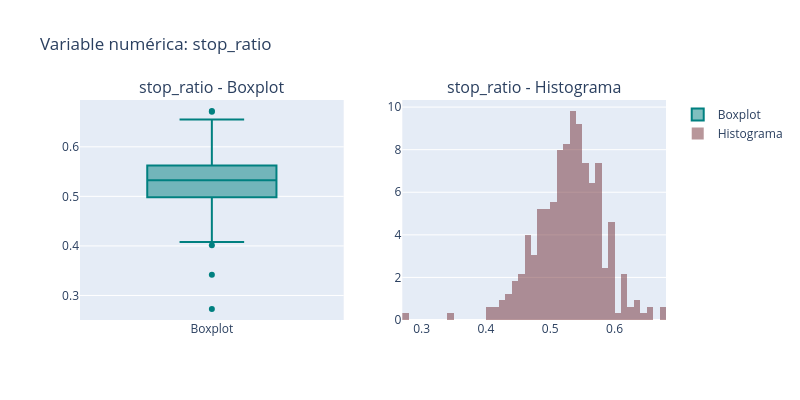
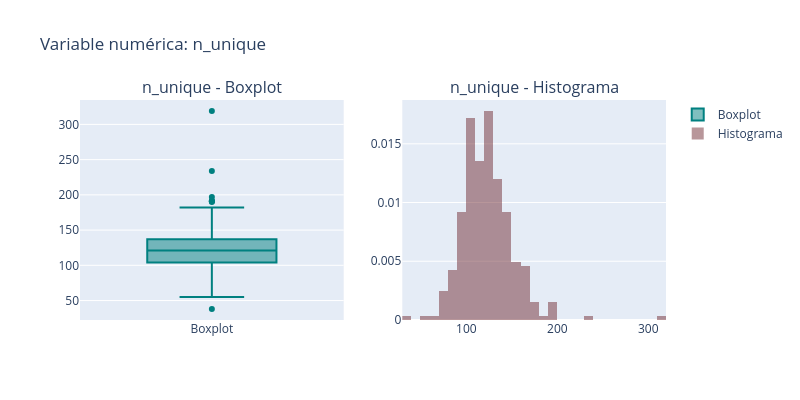

Here is the notebook cell these charts were saved with, in order:
### Code cell
analisis_songs2.plot_num()

### Figure 1 — Plotly figure (JSON) as saved in the notebook; plotly's stock layout.template omitted (floating-point values rounded to 4 significant figures; data arrays with more than 128 entries replaced by an {"elided": "..."} marker saying what was removed)
{"data": [{"marker": {"color": "#008080"}, "name": "Boxplot", "type": "box", "xaxis": "x", "y": {"elided": "326 float values"}, "yaxis": "y"}, {"histnorm": "probability density", "marker": {"color": "rgba(114, 47, 55, 0.5)"}, "name": "Histograma", "nbinsx": 50, "type": "histogram", "x": {"elided": "326 float values"}, "xaxis": "x2", "yaxis": "y2"}], "layout": {"annotations": [{"font": {"size": 16}, "showarrow": false, "text": "stop_ratio - Boxplot", "x": 0.225, "xanchor": "center", "xref": "paper", "y": 1, "yanchor": "bottom", "yref": "paper"}, {"font": {"size": 16}, "showarrow": false, "text": "stop_ratio - Histograma", "x": 0.775, "xanchor": "center", "xref": "paper", "y": 1, "yanchor": "bottom", "yref": "paper"}], "height": 400, "title": {"text": "Variable numérica: stop_ratio"}, "width": 800, "xaxis": {"anchor": "y", "domain": [0, 0.45]}, "xaxis2": {"anchor": "y2", "domain": [0.55, 1]}, "yaxis": {"anchor": "x", "domain": [0, 1]}, "yaxis2": {"anchor": "x2", "domain": [0, 1]}}}

### Figure 2 — Plotly figure (JSON) as saved in the notebook; plotly's stock layout.template omitted (floating-point values rounded to 4 significant figures; data arrays with more than 128 entries replaced by an {"elided": "..."} marker saying what was removed)
{"data": [{"marker": {"color": "#008080"}, "name": "Boxplot", "type": "box", "xaxis": "x", "y": {"elided": "326 float values"}, "yaxis": "y"}, {"histnorm": "probability density", "marker": {"color": "rgba(114, 47, 55, 0.5)"}, "name": "Histograma", "nbinsx": 50, "type": "histogram", "x": {"elided": "326 float values"}, "xaxis": "x2", "yaxis": "y2"}], "layout": {"annotations": [{"font": {"size": 16}, "showarrow": false, "text": "n_unique - Boxplot", "x": 0.225, "xanchor": "center", "xref": "paper", "y": 1, "yanchor": "bottom", "yref": "paper"}, {"font": {"size": 16}, "showarrow": false, "text": "n_unique - Histograma", "x": 0.775, "xanchor": "center", "xref": "paper", "y": 1, "yanchor": "bottom", "yref": "paper"}], "height": 400, "title": {"text": "Variable numérica: n_unique"}, "width": 800, "xaxis": {"anchor": "y", "domain": [0, 0.45]}, "xaxis2": {"anchor": "y2", "domain": [0.55, 1]}, "yaxis": {"anchor": "x", "domain": [0, 1]}, "yaxis2": {"anchor": "x2", "domain": [0, 1]}}}
